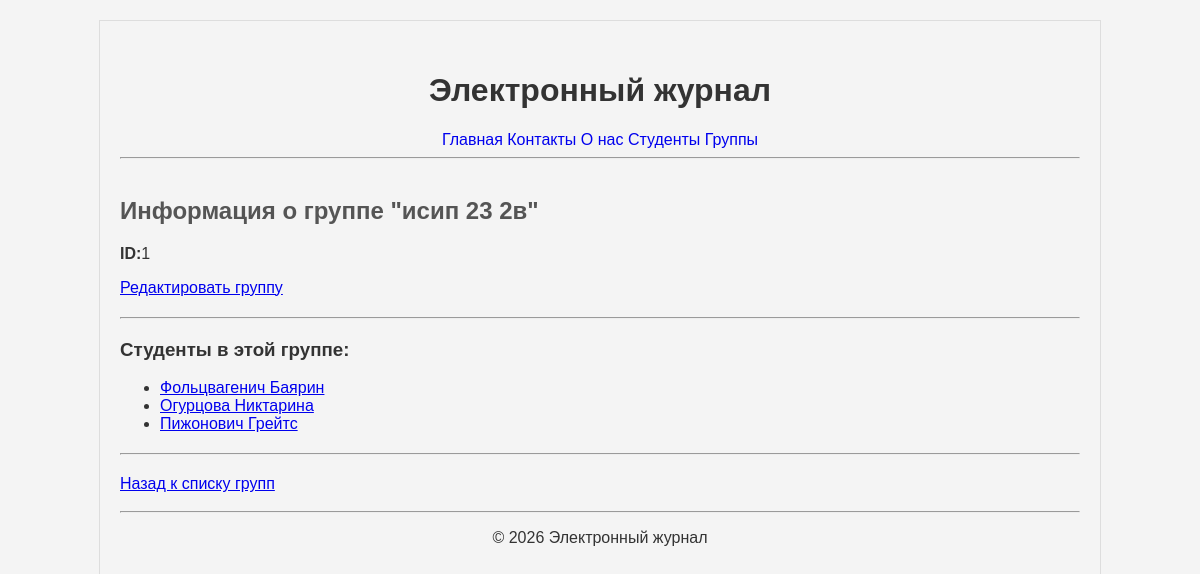
/group/1/, run on the app's committed database.
### journal/models.py (models this page shows, shortened)
class Group(models.Model):
    name = models.CharField(max_length=100)

class Student(models.Model):
    first_name = models.CharField(max_length=50)
    last_name = models.CharField(max_length=50)
    group = models.ForeignKey(Group, on_delete=models.CASCADE, related_name='students')
    def __str__(self):
        return f'{self.last_name} {self.first_name}'

### journal/views.py (the view)
# urls.py: path('group/<int:group_id>/', views.group_detail_view, name='group_detail'),
def group_detail_view(request, group_id):
    group = Group.objects.get(pk=group_id)
    students_in_group = group.students.all()
    context = {
        'group': group,
        'students': students_in_group,
    }
    return render(request, 'journal/group_detail.html', context)

### journal/templates/journal/group_detail.html (shortened to what this page needs)
{% extends 'base.html' %}
{% block content %}
    <h2>Информация о группе "{{ group.name }}"</h2>
    <p><strong>ID:</strong>{{ group.id }}</p>
    <p><a href="{% url 'group_edit' group_id=group.id %}">Редактировать группу</a></p>
    <hr style = "margin: 20px 0;">
    <h3>Студенты в этой группе:</h3>
    {% if students %}
        <ul>
            {% for student in students %}
                <li>
                    <a href="{% url 'student_detail' student_id=student.id %}">{{ student }}</a>
                </li>
            {% endfor %}
        </ul>
    {% else %}
        <p>в этоой группе пока нет студентов.</p>
    {% endif %}
    <hr style="margin: 20px 0;">
    <a href="{% url 'groups' %}">Назад к списку групп</a>
{% endblock %}

### static/css/style.css (style rules this page uses)
body { font-family: sans-serif; background-color: #f4f4f4; color: #333; width: 80%; max-width: 960px; margin: 20px auto; border: 1px solid #ddd; padding: 20px; }
main h2 { color: #555; }

### data on the page
Group: name "исип 23 2в", id "1"
Student: last_name+first_name "Фольцвагенич Баярин"
Student: last_name+first_name "Огурцова Никтарина"
Student: last_name+first_name "Пижонович Грейтс"
